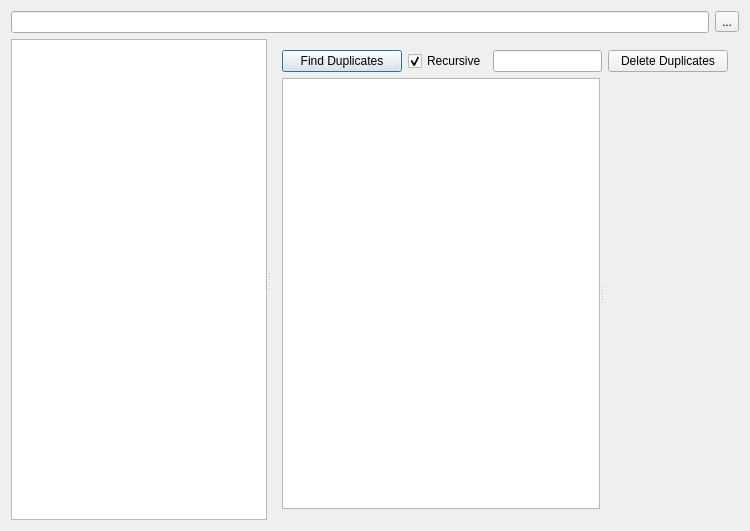
<?xml version="1.0" encoding="UTF-8"?>
<ui version="4.0">
 <class>FindDuplicatesDlgClass</class>
 <widget class="QDialog" name="FindDuplicatesDlgClass">
  <property name="geometry">
   <rect>
    <x>0</x>
    <y>0</y>
    <width>750</width>
    <height>531</height>
   </rect>
  </property>
  <property name="windowTitle">
   <string>FindDuplicatesDlg</string>
  </property>
  <layout class="QVBoxLayout" name="verticalLayout_2" stretch="0,1">
   <item>
    <layout class="QHBoxLayout" name="horizontalLayout">
     <item>
      <widget class="QLineEdit" name="edtRoot"/>
     </item>
     <item>
      <widget class="QToolButton" name="toolBrowse">
       <property name="text">
        <string>...</string>
       </property>
      </widget>
     </item>
    </layout>
   </item>
   <item>
    <widget class="QSplitter" name="splitter_2">
     <property name="orientation">
      <enum>Qt::Horizontal</enum>
     </property>
     <widget class="QTreeView" name="treeFolder">
      <property name="editTriggers">
       <set>QAbstractItemView::NoEditTriggers</set>
      </property>
      <property name="tabKeyNavigation">
       <bool>true</bool>
      </property>
      <property name="selectionMode">
       <enum>QAbstractItemView::ExtendedSelection</enum>
      </property>
     </widget>
     <widget class="QWidget" name="layoutWidget">
      <layout class="QVBoxLayout" name="verticalLayout" stretch="0,1">
       <item>
        <layout class="QHBoxLayout" name="horizontalLayout_2">
         <item>
          <widget class="gtl::qt::QColorButton" name="btnFindDuplicates">
           <property name="minimumSize">
            <size>
             <width>120</width>
             <height>0</height>
            </size>
           </property>
           <property name="text">
            <string>Find Duplicates</string>
           </property>
          </widget>
         </item>
         <item>
          <widget class="QCheckBox" name="chkRecursive">
           <property name="text">
            <string>Recursive</string>
           </property>
           <property name="checked">
            <bool>true</bool>
           </property>
          </widget>
         </item>
         <item>
          <widget class="QLineEdit" name="txtStatus">
           <property name="readOnly">
            <bool>true</bool>
           </property>
          </widget>
         </item>
         <item>
          <widget class="gtl::qt::QColorButton" name="btnDeleteDuplicates">
           <property name="minimumSize">
            <size>
             <width>120</width>
             <height>0</height>
            </size>
           </property>
           <property name="text">
            <string>Delete Duplicates</string>
           </property>
          </widget>
         </item>
        </layout>
       </item>
       <item>
        <widget class="QSplitter" name="splitter">
         <property name="orientation">
          <enum>Qt::Horizontal</enum>
         </property>
         <widget class="QTreeView" name="treeFiles"/>
         <widget class="gtl::qt::xMatView" name="view" native="true"/>
        </widget>
       </item>
      </layout>
     </widget>
    </widget>
   </item>
  </layout>
 </widget>
 <layoutdefault spacing="6" margin="11"/>
 <customwidgets>
  <customwidget>
   <class>gtl::qt::QColorButton</class>
   <extends>QPushButton</extends>
   <header>gtl/qt/QColorButton.h</header>
  </customwidget>
  <customwidget>
   <class>gtl::qt::xMatView</class>
   <extends>QWidget</extends>
   <header location="global">gtl/qt/MatView/MatView.h</header>
   <container>1</container>
  </customwidget>
 </customwidgets>
 <tabstops>
  <tabstop>edtRoot</tabstop>
  <tabstop>toolBrowse</tabstop>
  <tabstop>treeFolder</tabstop>
  <tabstop>treeFiles</tabstop>
 </tabstops>
 <resources/>
 <connections/>
</ui>
